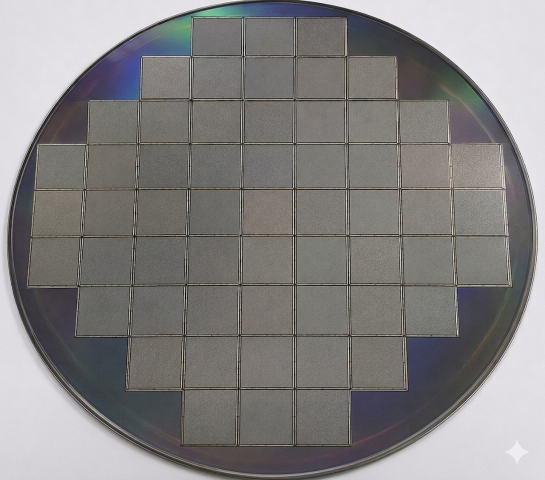
#> input picture references/normal.jpg, 1090 x 960 px (shown at 1/2 size); its folder holds only this picture in this run
$ python -i ai_inference.py   (imports and definitions only)
#> lines starting #> are read from the running program, lines starting #| are printed output that depends on the picture; after the words box and inside, x2 and y2 are one past the last pixel; in counts of white or black regions, pixels touching at a corner belong together
import cv2
import numpy as np
import time

COLORS = {
    "scratch": (231, 76, 60),
}

_last_detections = []
_last_time = 0


def run_ai_detection(frame):
    global _last_detections, _last_time

    if frame is None:
        return [], None

    now = time.time()

    if now - _last_time > 0.25:
        _last_detections = _detect_scratch_only(frame)
        _last_time = now

    overlay = draw_ai_overlay(frame, _last_detections)
    return _last_detections, overlay


def _wafer_mask(frame):
    h, w = frame.shape[:2]
    mask = np.zeros((h, w), dtype=np.uint8)

    cx, cy = w // 2, h // 2
    radius = int(min(w, h) * 0.44)

    cv2.circle(mask, (cx, cy), radius, 255, -1)
    return mask


def _detect_scratch_only(frame):
    detections = []

    h, w = frame.shape[:2]

    gray = cv2.cvtColor(frame, cv2.COLOR_BGR2GRAY)
    mask = _wafer_mask(frame)

    gray = cv2.bitwise_and(gray, gray, mask=mask)

    # 🔥 대비 강화
    clahe = cv2.createCLAHE(clipLimit=2.0, tileGridSize=(8, 8))
    gray = clahe.apply(gray)

    blur = cv2.GaussianBlur(gray, (3, 3), 0)

    edges = cv2.Canny(blur, 80, 180)
    edges = cv2.bitwise_and(edges, edges, mask=mask)

    lines = cv2.HoughLinesP(
        edges,
        rho=1,
        theta=np.pi / 180,
        threshold=90,
        minLineLength=120,
        maxLineGap=20
    )

    if lines is None:
        return detections

    for line in lines:
        x1, y1, x2, y2 = line[0]

        length = ((x2 - x1) ** 2 + (y2 - y1) ** 2) ** 0.5

        # 🔥 짧은 선 제거 (핵심)
        if length < 120:
            continue

        dx = abs(x2 - x1)
        dy = abs(y2 - y1)

        # 🔥 수직/수평 (die grid) 제거
        if dx < 25 or dy < 25:
            continue

        angle = abs(np.degrees(np.arctan2(y2 - y1, x2 - x1)))

        # 🔥 거의 수평/수직 제거
        if angle < 15 or angle > 75:
            continue

        x = min(x1, x2)
        y = min(y1, y2)
        bw = max(dx, 12)
        bh = max(dy, 12)

        detections.append({
            "label": "scratch",
            "type": "scratch",
            "bbox": [int(x), int(y), int(bw), int(bh)],
            "confidence": 0.92,
        })

    return _merge_similar_scratches(detections)[:6]


def _merge_similar_scratches(detections):
    merged = []

    for d in detections:
        x, y, w, h = d["bbox"]
        keep = True

        for m in merged:
            mx, my, mw, mh = m["bbox"]

            if (
                abs(x - mx) < 50 and
                abs(y - my) < 50 and
                abs(w - mw) < 100 and
                abs(h - mh) < 100
            ):
                keep = False
                break

        if keep:
            merged.append(d)

    return merged


def draw_ai_overlay(frame, detections):
    vis = frame.copy()
    h, w = vis.shape[:2]

    cv2.circle(
        vis,
        (w // 2, h // 2),
        int(min(w, h) * 0.44),
        (47, 128, 237),
        2
    )

    cv2.rectangle(vis, (0, 0), (w, 44), (255, 255, 255), -1)

    cv2.putText(
        vis,
        "SCRATCH DEFECT AI DETECTION",
        (12, 29),
        cv2.FONT_HERSHEY_SIMPLEX,
        0.65,
        (47, 128, 237),
        2,
        cv2.LINE_AA,
    )

    cv2.putText(
        vis,
        f"SCRATCHES: {len(detections)}",
        (w - 190, 29),
        cv2.FONT_HERSHEY_SIMPLEX,
        0.55,
        (60, 60, 60),
        2,
        cv2.LINE_AA,
    )

    for d in detections:
        x, y, bw, bh = d["bbox"]
        conf = d["confidence"]
        color = COLORS["scratch"]

        cv2.rectangle(vis, (x, y), (x + bw, y + bh), color, 3)

        text = f"scratch {int(conf * 100)}%"
        (tw, th), _ = cv2.getTextSize(
            text,
            cv2.FONT_HERSHEY_SIMPLEX,
            0.55,
            1
        )

        y_text = max(y - th - 12, 45)

        cv2.rectangle(
            vis,
            (x, y_text),
            (x + tw + 10, y_text + th + 12),
            color,
            -1
        )

        cv2.putText(
            vis,
            text,
            (x + 5, y_text + th + 6),
            cv2.FONT_HERSHEY_SIMPLEX,
            0.55,
            (255, 255, 255),
            1,
            cv2.LINE_AA,
        )

    return vis

>>> import cv2
>>> picture = cv2.imread('references/normal.jpg')
#> picture is the input picture: shape (960, 1090, 3); mean B, G, R 130.1, 130.5, 132.3
>>> result = run_ai_detection(picture)
#> in _detect_scratch_only, `gray = cv2.cvtColor(frame, cv2.COLOR_BGR2GRAY)`:
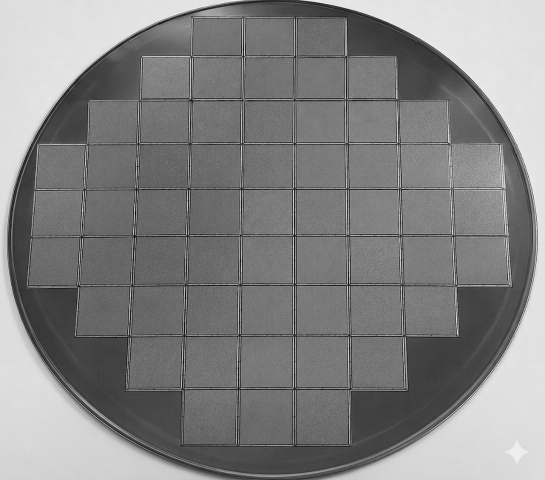
#> gray: shape (960, 1090) (shown at 1/2 size); min 0, max 254, mean 131
#> in _wafer_mask, `cv2.circle(mask, (cx, cy), radius, 255, -1)`:
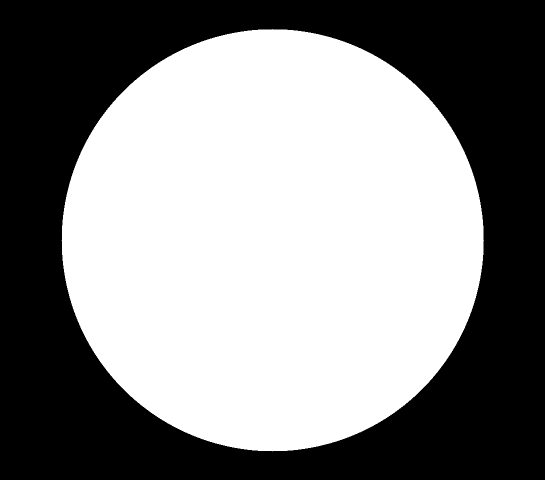
#> mask: shape (960, 1090) (shown at 1/2 size); 53.5% white; 1 black region, box (x1, y1, x2, y2) and area: (0, 0, 1090, 960) 486991
#> in _detect_scratch_only, `gray = cv2.bitwise_and(gray, gray, mask=mask)`:
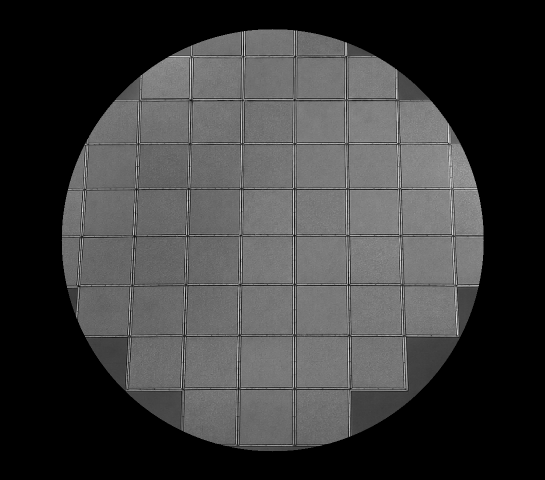
#> gray: shape (960, 1090) (shown at 1/2 size); min 0, max 254, mean 59.6
#> in _detect_scratch_only, `edges = cv2.Canny(blur, 80, 180)`:
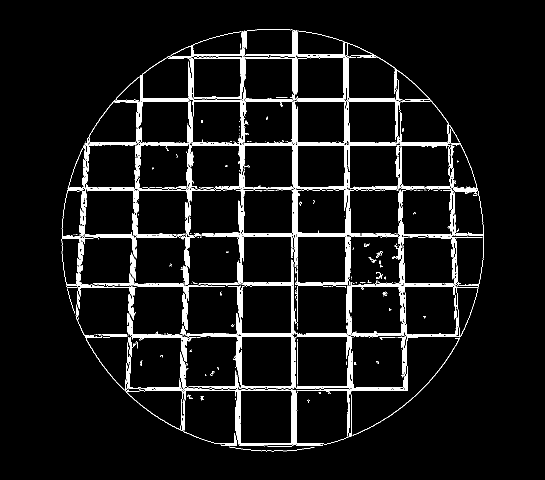
#> edges: shape (960, 1090) (shown at 1/2 size); 4.7% white in thin lines or dots, all inside (x1, y1, x2, y2) = (123, 58, 968, 903)
#> in _detect_scratch_only, `edges = cv2.bitwise_and(edges, edges, mask=mask)`:
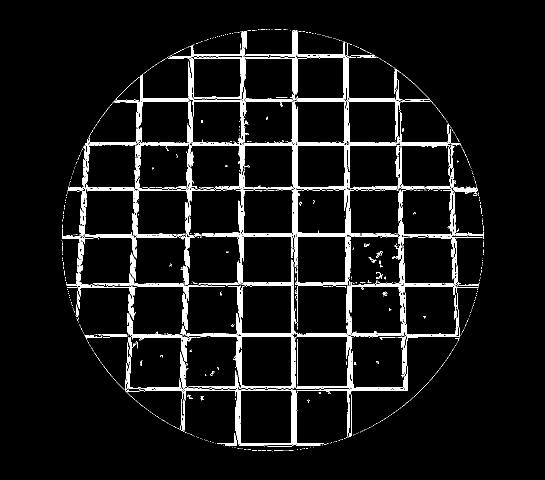
#> edges: shape (960, 1090) (shown at 1/2 size); 4.5% white in thin lines or dots, all inside (x1, y1, x2, y2) = (123, 58, 968, 903)
#> in _detect_scratch_only, `lines = cv2.HoughLinesP( edges, rho=1, theta=np.pi / 180, threshold=90..`: lines = 137 rows, first 6: [173, 288, 895, 288], [348, 471, 802, 471], [171, 286, 919, 286], [250, 290, 898, 290], [324, 377, 906, 377], [270, 375, 905, 375]
#> the loop in _detect_scratch_only, `for line in lines:` made 137 passes
#> (x1, y1, x2, y2, length, dx, dy) on passes 1 to 12: (173, 288, 895, 288, 722, 722, 0), (348, 471, 802, 471, 454, 454, 0), (171, 286, 919, 286, 748, 748, 0), (250, 290, 898, 290, 648, 648, 0), (324, 377, 906, 377, 582, 582, 0), (270, 375, 905, 375, 635, 635, 0), (534, 284, 901, 284, 367, 367, 0), (585, 900, 585, 475, 425, 0, 425), (373, 669, 813, 669, 440, 440, 0), (372, 671, 806, 671, 434, 434, 0), (147, 469, 272, 469, 125, 125, 0), (476, 872, 483, 416, 456.1, 7, 456)
#> (x1, y1, x2, y2, length, dx, dy, angle) on passes 36, 47: (257, 675, 282, 191, 484.6, 25, 484, 87.04), (253, 784, 286, 147, 637.9, 33, 637, 87.03)
#> after the loop in _detect_scratch_only, `for line in lines:`: detections = []
#> in draw_ai_overlay, `cv2.putText( vis, f"SCRATCHES: {len(detections)}", (w - 190, 29), cv2...`:
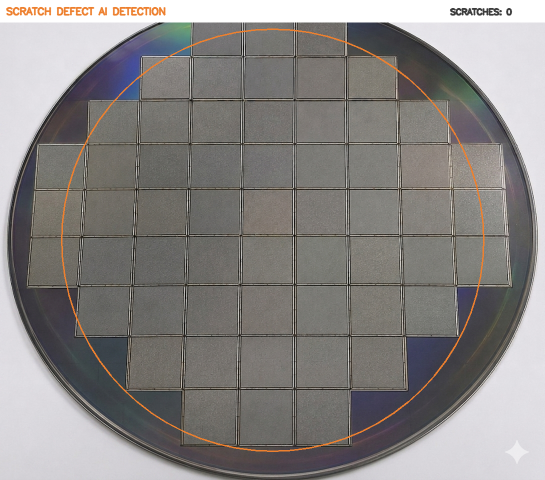
#> vis: shape (960, 1090, 3) (shown at 1/2 size); mean B, G, R 131.9, 133.4, 136.4

$ run again, on references/stain.jpg
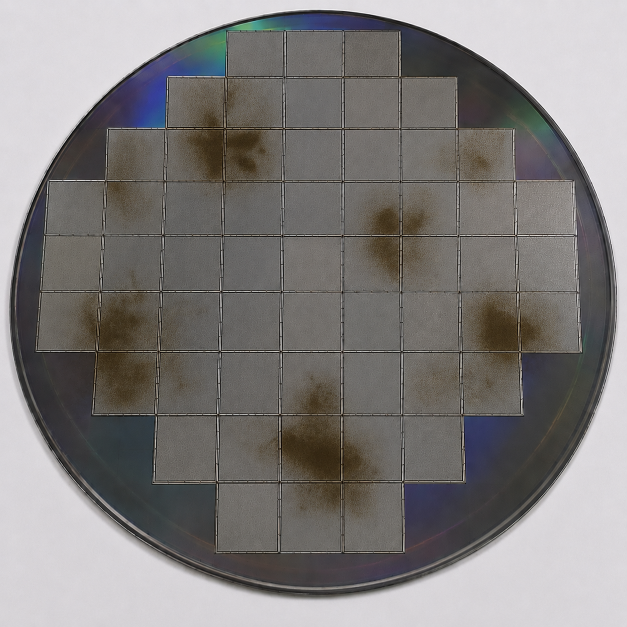
#> input picture references/stain.jpg, 1254 x 1254 px (shown at 1/2 size)
#> picture is the input picture: shape (1254, 1254, 3); mean B, G, R 123.9, 125.1, 128.2
#> in _wafer_mask, `cv2.circle(mask, (cx, cy), radius, 255, -1)`:
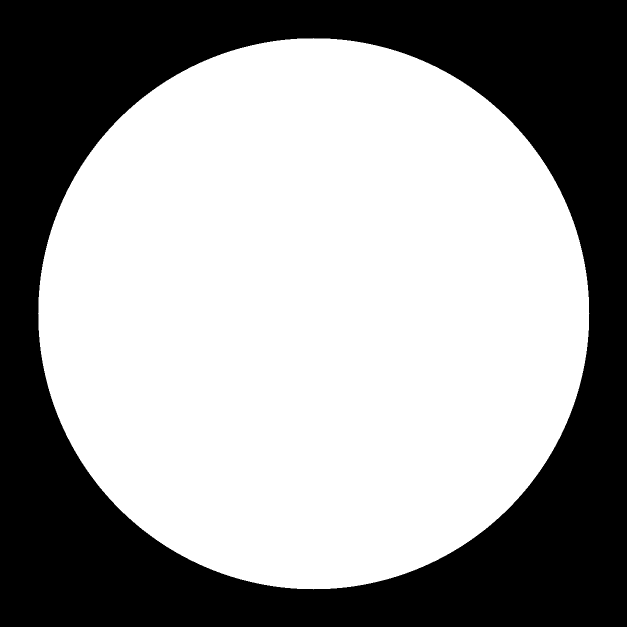
#> mask: shape (1254, 1254) (shown at 1/2 size); 60.7% white; 1 black region, box (x1, y1, x2, y2) and area: (0, 0, 1254, 1254) 618763
#> lines = 166 rows, first 6: [181, 828, 1047, 828], [181, 826, 1046, 826], [217, 260, 1037, 260], [181, 830, 950, 830], [308, 365, 1085, 365], [83, 583, 459, 583]
#> the loop in _detect_scratch_only, `for line in lines:` made 166 passes
#> (x1, y1, x2, y2, length, dx, dy) on passes 1 to 3: (181, 828, 1047, 828, 866, 866, 0), (181, 826, 1046, 826, 865, 865, 0), (217, 260, 1037, 260, 820, 820, 0)
#> after the loop in _detect_scratch_only, `for line in lines:`: detections = []
#> in draw_ai_overlay, `cv2.putText( vis, f"SCRATCHES: {len(detections)}", (w - 190, 29), cv2...`:
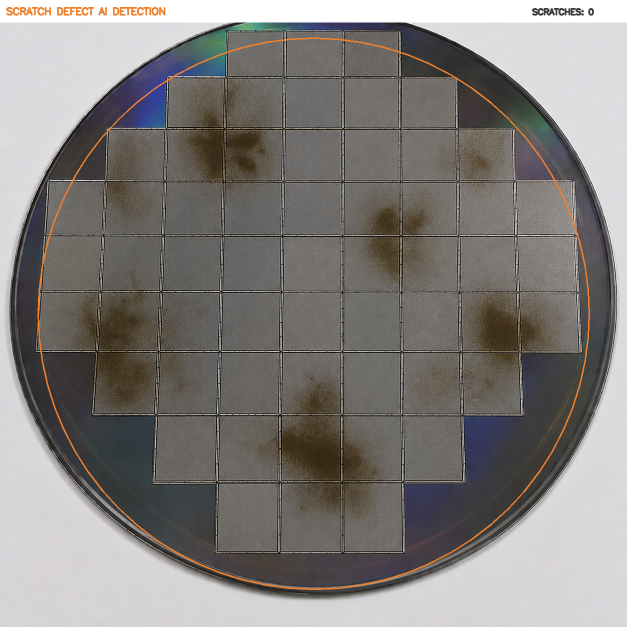
#> vis: shape (1254, 1254, 3) (shown at 1/2 size); mean B, G, R 124.8, 126.9, 130.8
